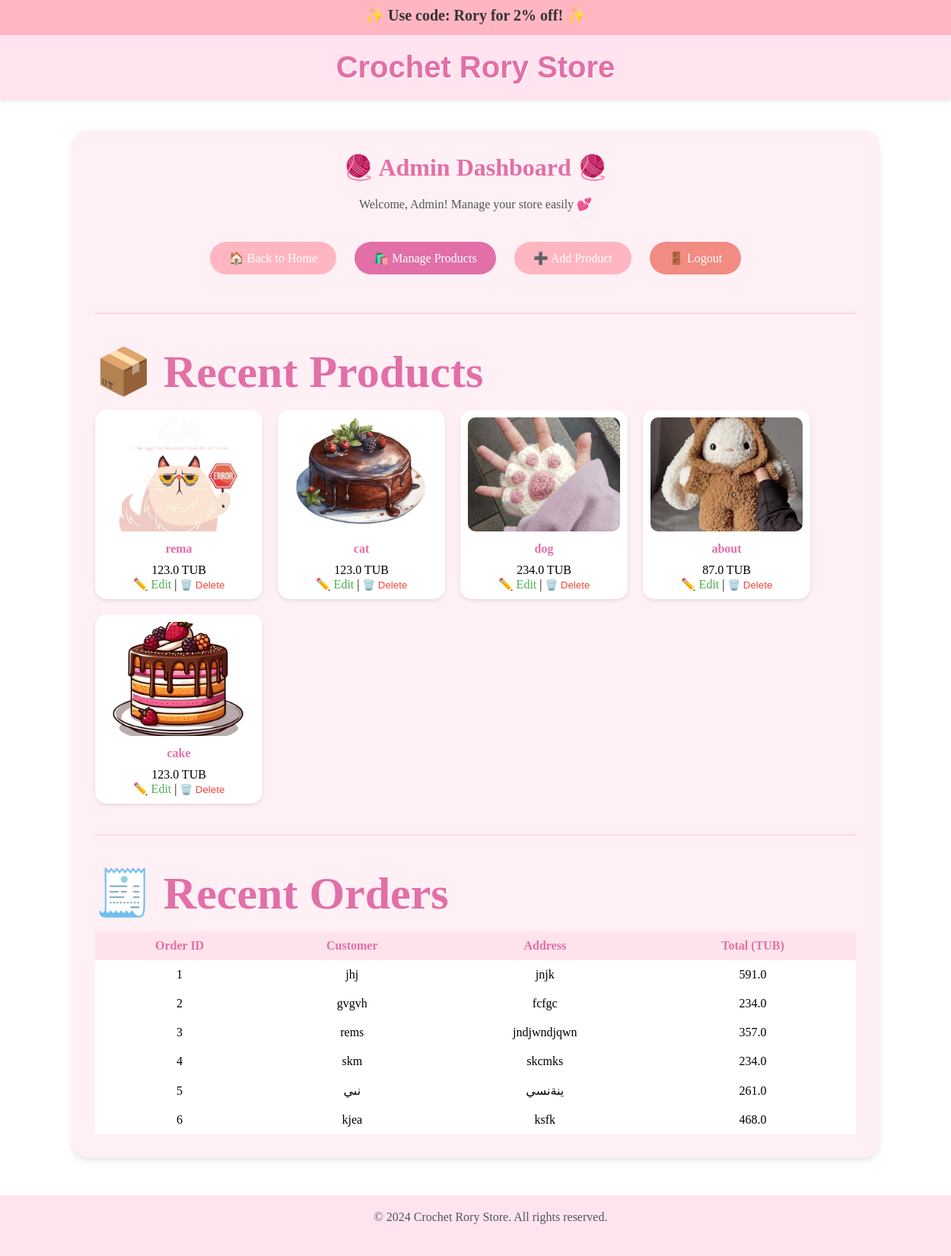
The page /admin (signed in) on the database its author committed.
### models.py (models this page shows, shortened)
class Product(db.Model):
    id = db.Column(db.Integer, primary_key=True)
    name = db.Column(db.String(100), nullable=False)
    price = db.Column(db.Float, nullable=False)
    description = db.Column(db.Text, nullable=False)
    image = db.Column(db.String(200))
    publish_location = db.Column(db.String(20), default="products_only")

class Order(db.Model):
    id = db.Column(db.Integer, primary_key=True)
    user_id = db.Column(db.Integer, db.ForeignKey('user.id'))
    customer_name = db.Column(db.String(100))
    address = db.Column(db.String(255))
    total = db.Column(db.Float)
    created_at = db.Column(db.DateTime, default=datetime.utcnow)
    user = db.relationship('User', backref='orders', lazy=True)

### routes.py (the view)
@app.route('/admin')
def admin_dashboard():
    if not session.get('is_admin'):
        flash('Access denied. Admins only!', 'danger')
        return redirect(url_for('login'))
    products = Product.query.all()
    orders = Order.query.all()
    return render_template('admin/admin_dashboard.html', products=products, orders=orders)

### templates/admin/admin_dashboard.html (shortened to what this page needs)
{% extends "base.html" %}
{% block content %}
<div style="max-width:1000px; margin:40px auto; background:#fff0f6; padding:30px; border-radius:20px; box-shadow:0 4px 10px rgba(0,0,0,0.1);">
  <h1 style="text-align:center; color:#e26fa7; margin-bottom:20px;">🧶 Admin Dashboard 🧶</h1>
  <p style="text-align:center; color:#555;">Welcome, Admin! Manage your store easily 💕</p>
  <div style="text-align:center; margin-top:30px;">
    <a href="{{ url_for('admin_home') }}"
       style="background:#ffb6c1; color:white; padding:12px 25px; border-radius:25px; text-decoration:none; margin:10px; display:inline-block;">
       🏠 Back to Home
    </a>
    <a href="{{ url_for('admin_products') }}"
       style="background:#e26fa7; color:white; padding:12px 25px; border-radius:25px; text-decoration:none; margin:10px; display:inline-block;">
       🛍️ Manage Products
    </a>
    <a href="{{ url_for('add_product') }}"
       style="background:#ffb6c1; color:white; padding:12px 25px; border-radius:25px; text-decoration:none; margin:10px; display:inline-block;">
       ➕ Add Product
    </a>
    <a href="{{ url_for('logout') }}"
       style="background:#f28b82; color:white; padding:12px 25px; border-radius:25px; text-decoration:none; margin:10px; display:inline-block;">
       🚪 Logout
    </a>
  </div>
  <hr style="margin:40px 0; border:1px solid #ffd6e0;">
  <h2 style="color:#e26fa7; margin-bottom:15px;">📦 Recent Products</h2>
  <div style="display:flex; flex-wrap:wrap; gap:20px;">
    {% for product in products %}
    <div style="background:white; border-radius:15px; width:200px; text-align:center; padding:10px; box-shadow:0 2px 5px rgba(0,0,0,0.1);">
      <img src="{{ url_for('static', filename='images/' ~ product.image) }}"
           alt="{{ product.name }}"
           style="width:100%; height:150px; object-fit:cover; border-radius:10px;">
      <h4 style="color:#e26fa7; margin:10px 0;">{{ product.name }}</h4>
      <p>{{ product.price }} TUB</p>
      <div>
        <a href="{{ url_for('edit_product', id=product.id) }}"
           style="color:#4caf50; text-decoration:none;">✏️ Edit</a> |
        <form method="POST" action="{{ url_for('delete_product', id=product.id) }}" style="display:inline;">
          <button type="submit"
                  style="border:none; background:none; color:#f44336; cursor:pointer;">🗑️ Delete</button>
        </form>
      </div>
    </div>
    {% else %}
    <p>No products added yet.</p>
    {% endfor %}
  </div>
  <hr style="margin:40px 0; border:1px solid #ffd6e0;">
  <h2 style="color:#e26fa7; margin-bottom:15px;">🧾 Recent Orders</h2>
  <table style="width:100%; border-collapse:collapse;">
    <thead>
      <tr style="background:#ffe3ec; color:#e26fa7;">
        <th style="padding:10px;">Order ID</th>
        <th style="padding:10px;">Customer</th>
        <th style="padding:10px;">Address</th>
        <th style="padding:10px;">Total (TUB)</th>
      </tr>
    </thead>
    <tbody>
      {% for order in orders %}
      <tr style="text-align:center; background:white;">
        <td style="padding:10px;">{{ order.id }}</td>
        <td style="padding:10px;">{{ order.customer_name }}</td>
        <td style="padding:10px;">{{ order.address }}</td>
        <td style="padding:10px;">{{ order.total }}</td>
      </tr>
      {% else %}
      <tr>
        <td colspan="4" style="text-align:center; padding:15px;">No orders yet.</td>
      </tr>
      {% endfor %}
    </tbody>
  </table>
</div>
{% endblock %}

### static/style.css (style rules this page uses)
* { margin: 0; padding: 0; }
h2 { font-size: 60px; margin-bottom: 20px; }

### rows shown on the page
Product: image (picture), name "rema", price "123.0"
Product: image (picture), name "cat", price "123.0"
Product: image (picture), name "dog", price "234.0"
Product: image (picture), name "about", price "87.0"
Product: image (picture), name "cake", price "123.0"
Order: id "1", customer_name "jhj", address "jnjk", total "591.0"
Order: id "2", customer_name "gvgvh", address "fcfgc", total "234.0"
Order: id "3", customer_name "rems", address "jndjwndjqwn", total "357.0"
Order: id "4", customer_name "skm", address "skcmks", total "234.0"
Order: id "5", customer_name "نىي", address "ينةنسي", total "261.0"
Order: id "6", customer_name "kjea", address "ksfk", total "468.0"
